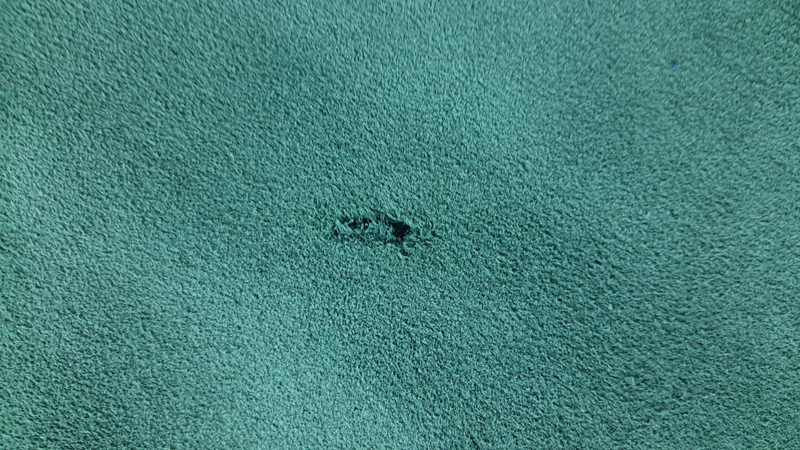
#> input picture dataset_images/Suede.1.png, 800 x 450 px; its folder holds only this picture in this run
$ python main.py   (older library calls are emulated)
#> lines starting #> are read from the running program, lines starting #| are printed output that depends on the picture; after the words box and inside, x2 and y2 are one past the last pixel; in counts of white or black regions, pixels touching at a corner belong together
# Import library
import cv2
import numpy as np
import matplotlib.pyplot as plt
import os
import matplotlib
matplotlib.use('TkAgg')  # Backend interaktif

# Folder berisi gambar
image_folder = 'dataset_images'
output_folder = 'output_images'

# Buat folder output jika belum ada
os.makedirs(output_folder, exist_ok=True)

# Ambil semua file gambar dalam folder
image_files = [f for f in os.listdir('D:\\Project_Skripsi\\dataset_images') if f.lower().endswith(('.png', '.jpg', '.jpeg'))]

if len(image_files) == 0:
    print('Tidak ada gambar dalam folder.')
    exit()

# Fungsi untuk menghitung PSNR
def calculate_psnr(original, processed):
    mse = np.mean((original - processed) ** 2)
    if mse == 0:
        return float('inf')
    max_pixel = 255.0
    psnr = 20 * np.log10(max_pixel / np.sqrt(mse))
    return psnr

# Fungsi untuk deteksi tepi dan menampilkan hasil
def detect_edges(image_path):
    # Membaca gambar berwarna
#> called with image_path = 'dataset_images/Suede.1.png'
    image_color = cv2.imread(image_path, cv2.IMREAD_COLOR)
#> image_color is the input picture: shape (450, 800, 3); mean B, G, R 126.3, 131.4, 72.4
    if image_color is None:
        print(f'Gagal memuat gambar: {image_path}')
        return None, None, None, None, None

    # Konversi gambar ke grayscale
    image_gray = cv2.cvtColor(image_color, cv2.COLOR_BGR2GRAY)
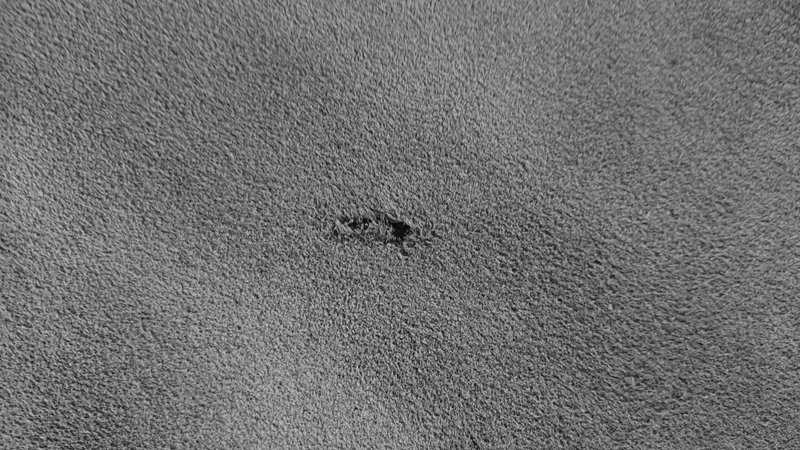
#> image_gray: shape (450, 800); min 0, max 201, mean 113.2

    # Deteksi tepi menggunakan Sobel
    sobel_x = cv2.Sobel(image_gray, cv2.CV_64F, 1, 0, ksize=3)
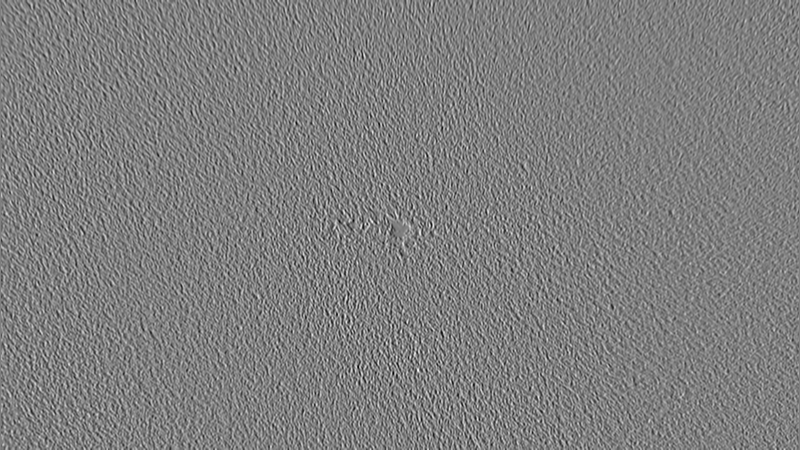
#> sobel_x: shape (450, 800) float64; min -554, max 556, mean -0.1; drawn with min black and max white
    sobel_y = cv2.Sobel(image_gray, cv2.CV_64F, 0, 1, ksize=3)
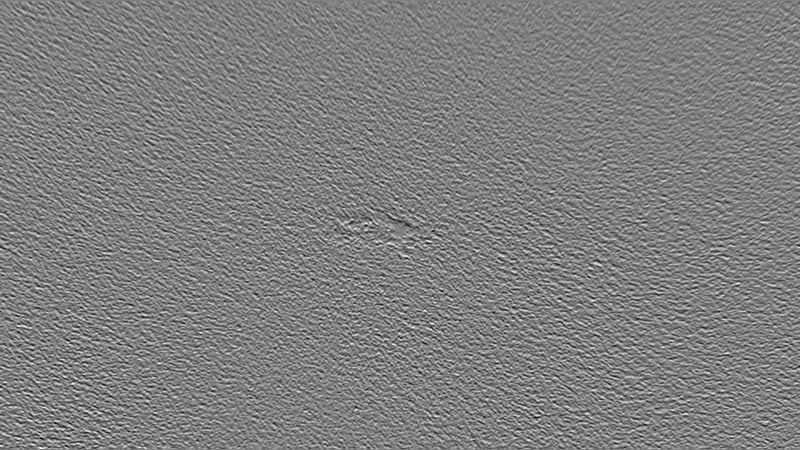
#> sobel_y: shape (450, 800) float64; min -512, max 513, mean -0.2; drawn with min black and max white
    sobel_combined = cv2.magnitude(sobel_x, sobel_y)
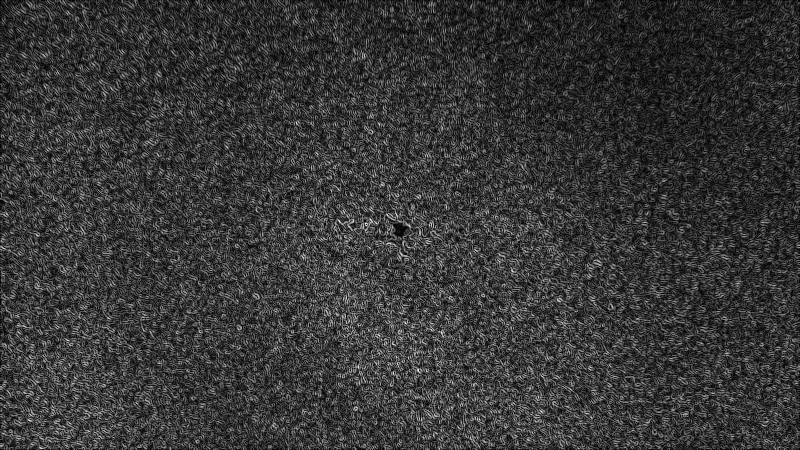
#> sobel_combined: shape (450, 800) float64; min 0, max 594.6, mean 130.4; drawn with min black and max white

    # Deteksi tepi menggunakan Canny
    canny_edges = cv2.Canny(image_gray, 100, 200)
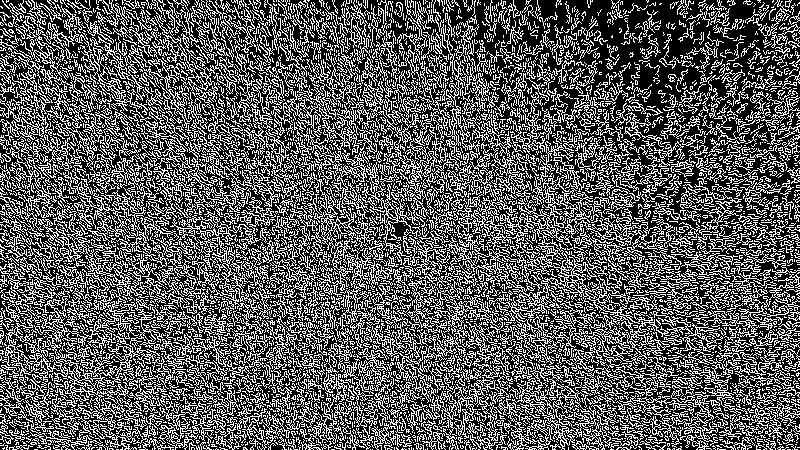
#> canny_edges: shape (450, 800); 35.8% white in thin lines or dots

    # Hitung PSNR
    psnr_sobel = calculate_psnr(image_gray, sobel_combined)
#> in calculate_psnr, `mse = np.mean((original - processed) ** 2)`: mse = 6900.1
#> in calculate_psnr, `psnr = 20 * np.log10(max_pixel / np.sqrt(mse))`: psnr = 9.74
#> psnr_sobel = 9.74
    psnr_canny = calculate_psnr(image_gray, canny_edges)
#> psnr_canny = 28.33

    print(f'Processing: {os.path.basename(image_path)}')
    print(f'PSNR (Sobel): {psnr_sobel:.2f} dB')
#| PSNR (Sobel): 9.74 dB
    print(f'PSNR (Canny): {psnr_canny:.2f} dB')
#| PSNR (Canny): 28.33 dB

    return image_color, image_gray, sobel_combined, canny_edges, (psnr_sobel, psnr_canny)

# Proses hanya 10 gambar pertama
for idx, img_file in enumerate(image_files[:10], start=1):  # Ambil 10 gambar pertama
    img_path = os.path.join(image_folder, img_file)
    print(f'[{idx}/10] Processing: {img_file}')

    # Panggil fungsi detect_edges
    image_color, image_gray, sobel_combined, canny_edges, psnr_values = detect_edges(img_path)
#> psnr_values = (9.74, 28.33)
    if image_color is None:
        continue

    psnr_sobel, psnr_canny = psnr_values
#> psnr_sobel = 9.74; psnr_canny = 28.33

    # Buat figure untuk setiap gambar
    plt.figure(figsize=(12, 6))
    plt.subplot(1, 4, 1)
    plt.imshow(cv2.cvtColor(image_color, cv2.COLOR_BGR2RGB))  # Konversi BGR ke RGB untuk Matplotlib
    plt.title(f'Original (Color)\n{os.path.basename(img_file)}')

    plt.subplot(1, 4, 2)
    plt.imshow(image_gray, cmap='gray')
    plt.title('Grayscale')

    plt.subplot(1, 4, 3)
    plt.imshow(sobel_combined, cmap='gray')
    plt.title(f'Sobel\nPSNR: {psnr_sobel:.2f} dB')

    plt.subplot(1, 4, 4)
    plt.imshow(canny_edges, cmap='gray')
    plt.title(f'Canny\nPSNR: {psnr_canny:.2f} dB')

    # Simpan gambar ke folder output_images
    output_path = os.path.join(output_folder, f'{os.path.splitext(img_file)[0]}_comparison.png')
    plt.tight_layout()
    plt.savefig(output_path)  # Simpan gambar ke file
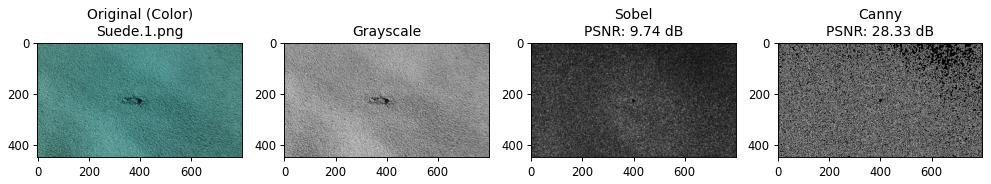
#> figure drawn by matplotlib, 4 panels
    print(f'Hasil disimpan di {output_path}')
    plt.close()

$ run again, on dataset_images/Suede.4.png
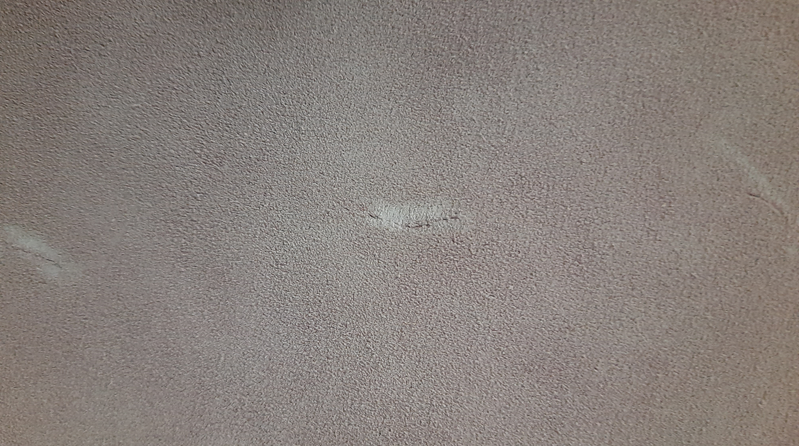
#> input picture dataset_images/Suede.4.png, 799 x 446 px
#> in detect_edges, image_color is the input picture: shape (446, 799, 3); mean B, G, R 123.4, 128, 136
#> in detect_edges, `canny_edges = cv2.Canny(image_gray, 100, 200)`:
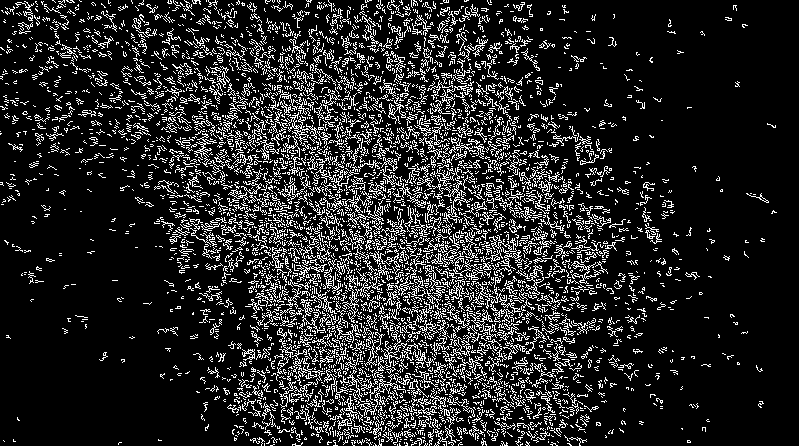
#> canny_edges: shape (446, 799); 14.6% white in thin lines or dots
#> mse = 5745.4
#> psnr = 10.54
#> in detect_edges, `psnr_canny = calculate_psnr(image_gray, canny_edges)`: psnr_canny = 29.34
#| PSNR (Sobel): 10.54 dB
#| PSNR (Canny): 29.34 dB
#> psnr_values = (10.54, 29.34)
#> `psnr_sobel, psnr_canny = psnr_values`: psnr_sobel = 10.54; psnr_canny = 29.34
#> `plt.savefig(output_path)`:
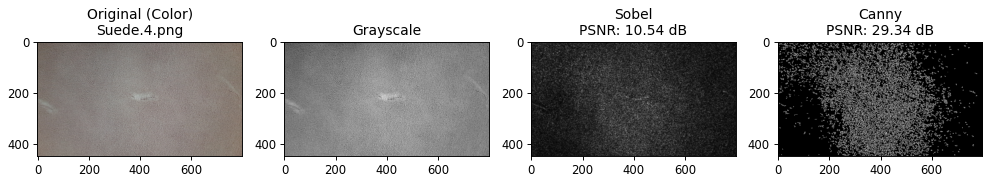
#> figure drawn by matplotlib, 4 panels

$ run again, on dataset_images/Suede.5.png
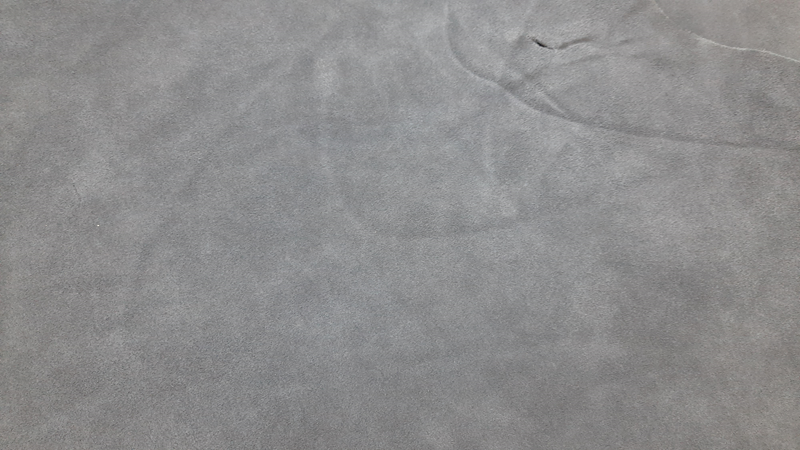
#> input picture dataset_images/Suede.5.png, 800 x 450 px
#> in detect_edges, image_color is the input picture: shape (450, 800, 3); mean B, G, R 141.1, 140.7, 141.1
#> in detect_edges, `canny_edges = cv2.Canny(image_gray, 100, 200)`:
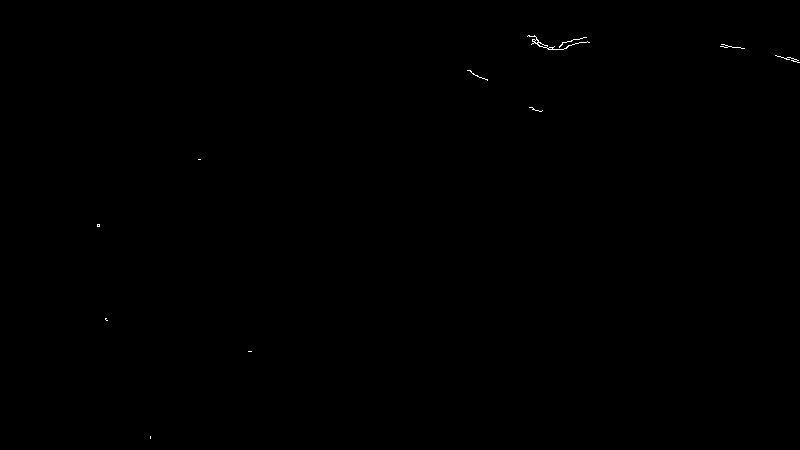
#> canny_edges: shape (450, 800); 0.08% white in thin lines or dots, all inside (x1, y1, x2, y2) = (97, 35, 800, 439)
#> mse = 12529
#> psnr = 7.15
#> in detect_edges, `psnr_canny = calculate_psnr(image_gray, canny_edges)`: psnr_canny = 28.71
#| PSNR (Sobel): 7.15 dB
#| PSNR (Canny): 28.71 dB
#> psnr_values = (7.15, 28.71)
#> `psnr_sobel, psnr_canny = psnr_values`: psnr_sobel = 7.15; psnr_canny = 28.71
#> `plt.savefig(output_path)`:
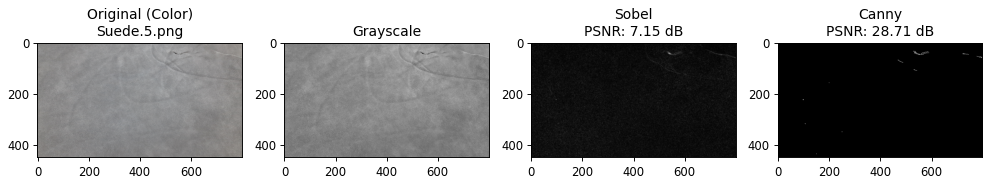
#> figure drawn by matplotlib, 4 panels

$ run again, on dataset_images/Suede.6.png
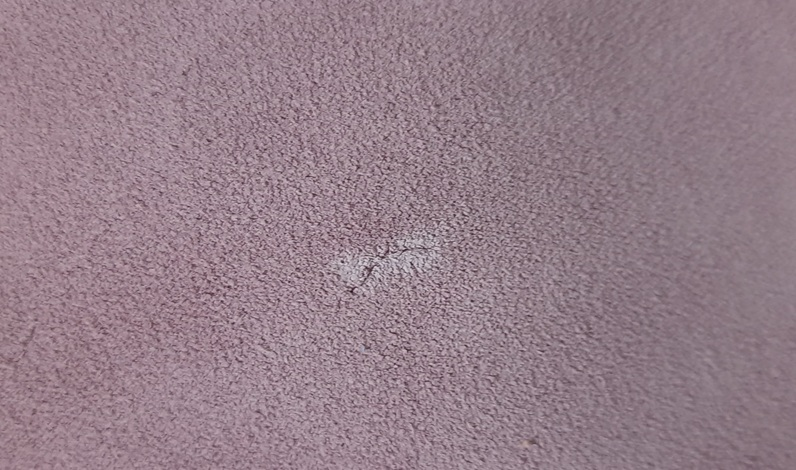
#> input picture dataset_images/Suede.6.png, 796 x 470 px
#> in detect_edges, image_color is the input picture: shape (470, 796, 3); mean B, G, R 137.7, 127, 148.8
#> in detect_edges, `canny_edges = cv2.Canny(image_gray, 100, 200)`:
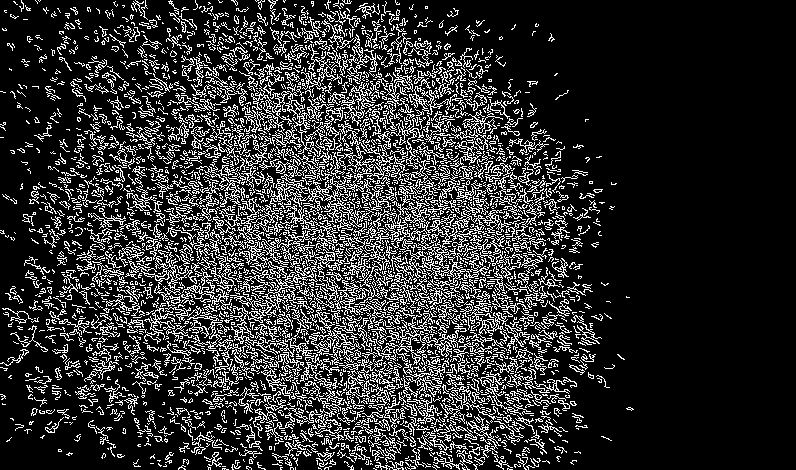
#> canny_edges: shape (470, 796); 18.4% white in thin lines or dots, all inside (x1, y1, x2, y2) = (0, 0, 634, 470)
#> mse = 7468.2
#> psnr = 9.4
#> in detect_edges, `psnr_canny = calculate_psnr(image_gray, canny_edges)`: psnr_canny = 29.21
#| PSNR (Sobel): 9.40 dB
#| PSNR (Canny): 29.21 dB
#> psnr_values = (9.4, 29.21)
#> `psnr_sobel, psnr_canny = psnr_values`: psnr_sobel = 9.4; psnr_canny = 29.21
#> `plt.savefig(output_path)`:
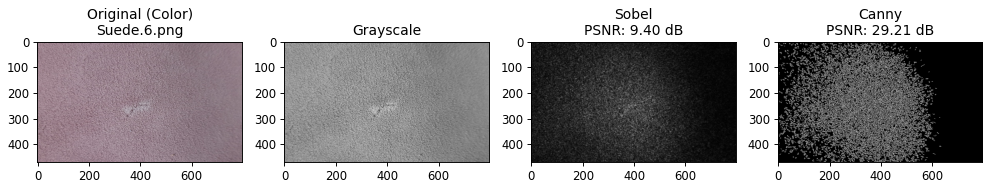
#> figure drawn by matplotlib, 4 panels
